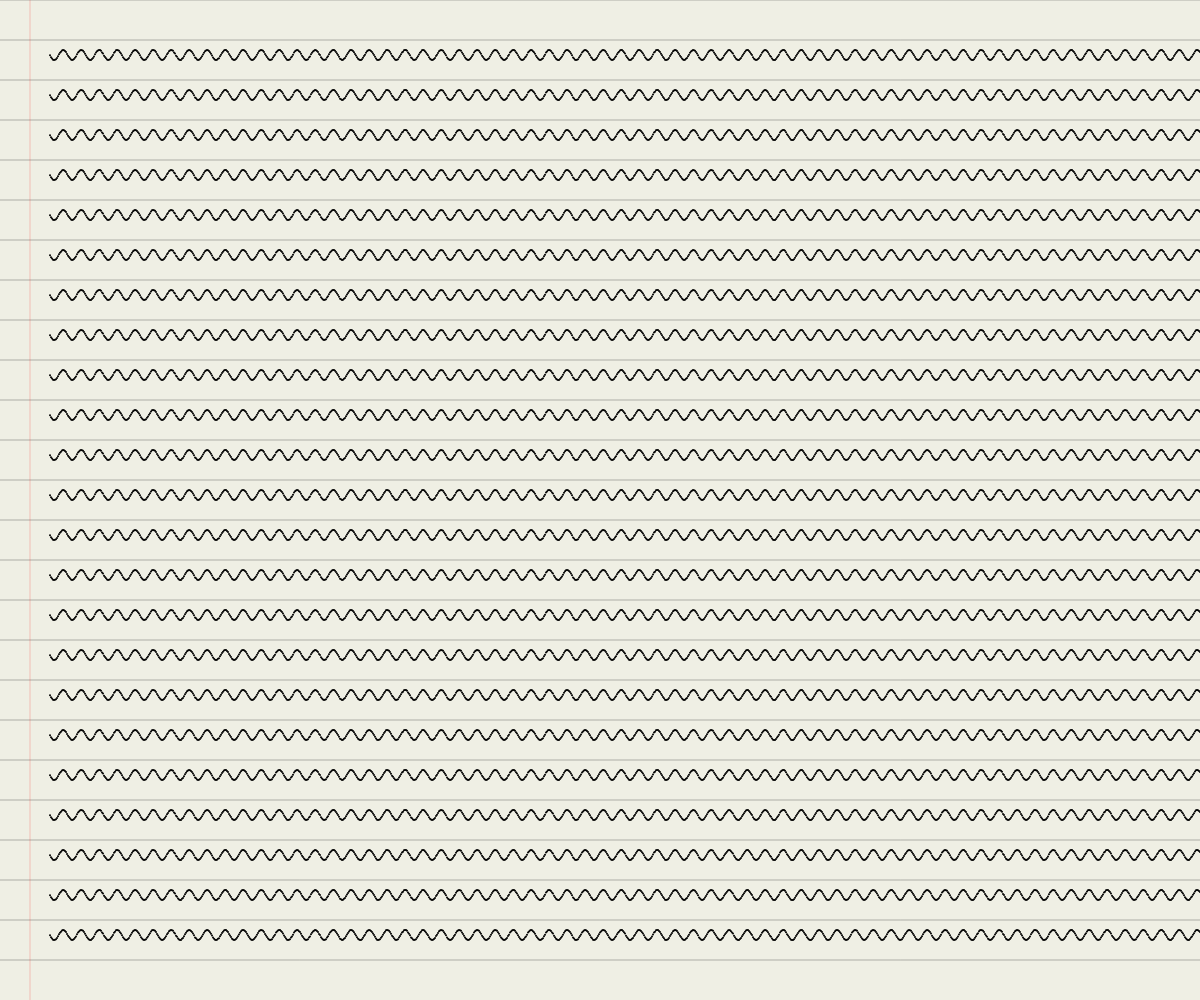
Frame 1 (no input)
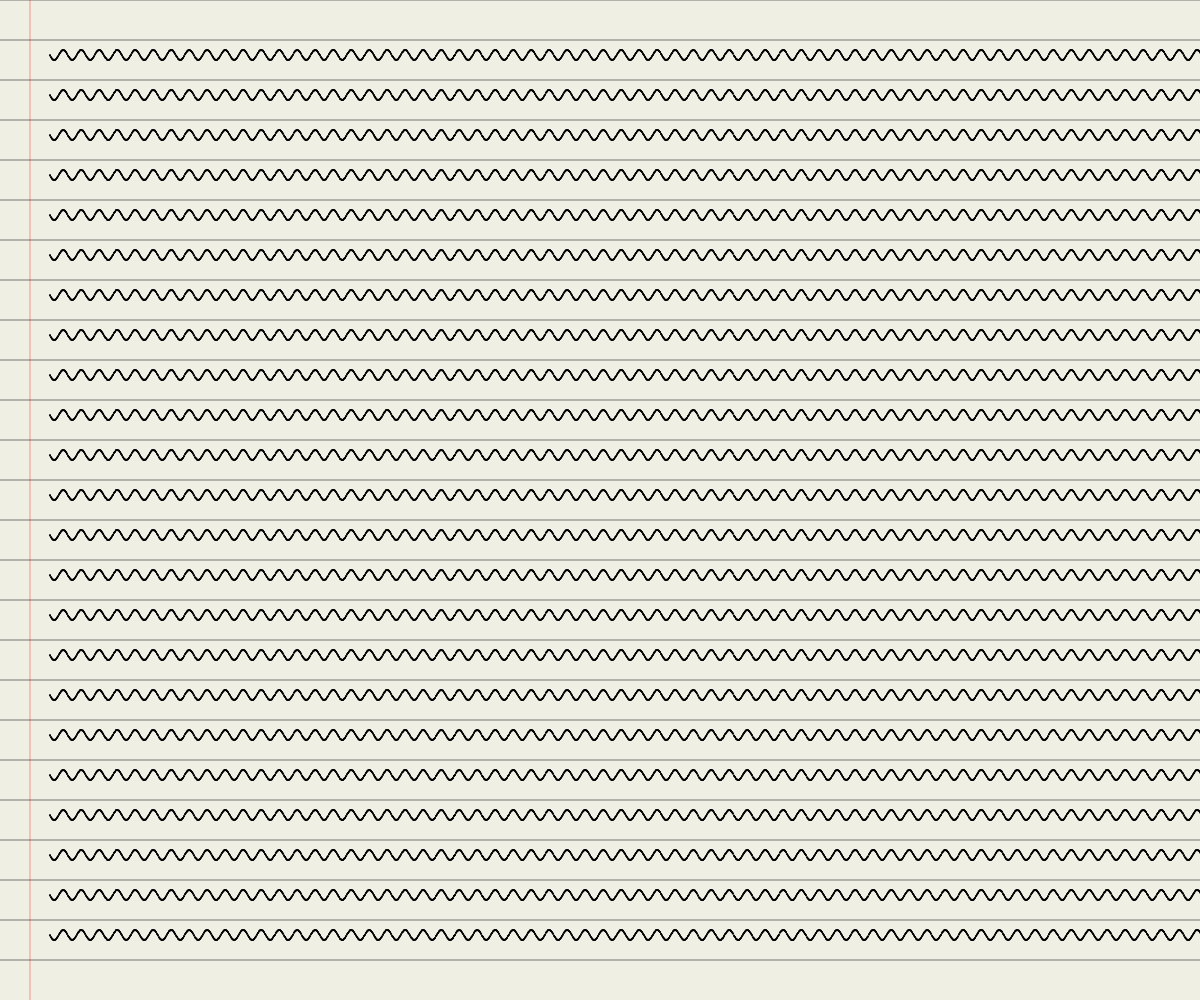
Frame 2 (the mouse pressed at the canvas centre, redrawn once)

The p5.js sketch that drew these frames (run headless with seeded random() and noise() and a simulated clock; the mouse was pressed at the canvas centre and the sketch redrawn once):

// p5.js sketch
// ── sketch.js
let points = [];
let scribles = [];
var mult = 0.5;

let pencils = ["#b01f35", "#338cc7", "#000000", "#085838"];
let color;
function setup() {
    createCanvas(windowWidth, windowHeight);
    background("#efefe4");
    angleMode(DEGREES);
    noiseDetail(1);
    frameRate(10000);
    var density = 30;
    var space = width / density;


    for (let y = 0; y < height; y += space) {
        var p = createVector(0, y);
        var s = createVector(0 + 5, y + 5);
        points.push(p);
        scribles.push(s);
    }
    color = pencils[Math.floor(random(0, 3))];
    noLoop();
}

function draw() {
    // noStroke();
    strokeWeight(1);
    stroke(0, 0, 0, 70);

    var density = 30;
    var space = width / density;
    for (let i = 0; i < points.length; i++) {
        line(0, points[i].y, width, points[i].y);
    }
    strokeWeight(0.8);
    stroke(255, 10, 10, 70);
    line(30, 0, 30, height);

    // strokeWeight(1);
    noStroke();
    fill(color);
    for (let i = 0; i < width; i++) {
        // sin function =  A sin(wt + p)
        let rand = random(1, 10);
        for (let j = 1; j < points.length - 1; j++) {
            // sin function =  A sin(wt + p)
            const y = (5 * sin(20 * (i) + rand) + (space) * j);
            ellipse(i + 50, y + 15, 2, 2);
        }
        // ellipse(i + 50, 5 * sin(20 * (i) + 10) + space / 2, 1, 1);
    }
}
